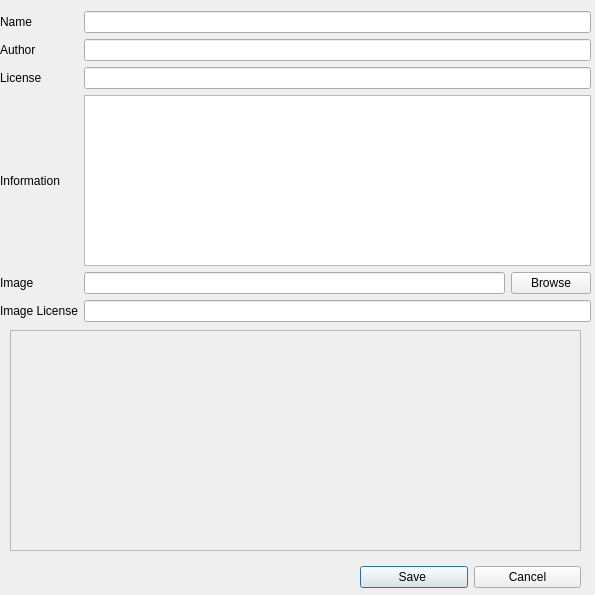
<?xml version="1.0" encoding="UTF-8"?>
<ui version="4.0">
 <class>SoundLibrarySaveDialog_UI</class>
 <widget class="QDialog" name="SoundLibrarySaveDialog_UI">
  <property name="geometry">
   <rect>
    <x>0</x>
    <y>0</y>
    <width>595</width>
    <height>595</height>
   </rect>
  </property>
  <property name="windowTitle">
   <string>Dialog</string>
  </property>
  <widget class="QWidget" name="layoutWidget">
   <property name="geometry">
    <rect>
     <x>360</x>
     <y>560</y>
     <width>221</width>
     <height>35</height>
    </rect>
   </property>
   <layout class="QHBoxLayout">
    <item>
     <widget class="QPushButton" name="saveBtn">
      <property name="text">
       <string>Save </string>
      </property>
     </widget>
    </item>
    <item>
     <widget class="QPushButton" name="m_cancelBtn">
      <property name="text">
       <string>Cancel</string>
      </property>
     </widget>
    </item>
   </layout>
  </widget>
  <widget class="QLabel" name="drumkitImageLabel">
   <property name="geometry">
    <rect>
     <x>10</x>
     <y>330</y>
     <width>571</width>
     <height>221</height>
    </rect>
   </property>
   <property name="palette">
    <palette>
     <active>
      <colorrole role="WindowText">
       <brush brushstyle="SolidPattern">
        <color alpha="0">
         <red>34</red>
         <green>31</green>
         <blue>30</blue>
        </color>
       </brush>
      </colorrole>
     </active>
     <inactive>
      <colorrole role="WindowText">
       <brush brushstyle="SolidPattern">
        <color alpha="0">
         <red>34</red>
         <green>31</green>
         <blue>30</blue>
        </color>
       </brush>
      </colorrole>
     </inactive>
     <disabled>
      <colorrole role="WindowText">
       <brush brushstyle="SolidPattern">
        <color alpha="255">
         <red>144</red>
         <green>141</green>
         <blue>139</blue>
        </color>
       </brush>
      </colorrole>
     </disabled>
    </palette>
   </property>
   <property name="autoFillBackground">
    <bool>true</bool>
   </property>
   <property name="frameShape">
    <enum>QFrame::StyledPanel</enum>
   </property>
   <property name="text">
    <string/>
   </property>
   <property name="scaledContents">
    <bool>false</bool>
   </property>
   <property name="alignment">
    <set>Qt::AlignCenter</set>
   </property>
  </widget>
  <widget class="QWidget" name="">
   <property name="geometry">
    <rect>
     <x>0</x>
     <y>11</y>
     <width>591</width>
     <height>311</height>
    </rect>
   </property>
   <layout class="QFormLayout" name="formLayout">
    <property name="fieldGrowthPolicy">
     <enum>QFormLayout::ExpandingFieldsGrow</enum>
    </property>
    <item row="0" column="0">
     <widget class="QLabel" name="label">
      <property name="sizePolicy">
       <sizepolicy hsizetype="Expanding" vsizetype="Expanding">
        <horstretch>0</horstretch>
        <verstretch>0</verstretch>
       </sizepolicy>
      </property>
      <property name="text">
       <string>Name</string>
      </property>
     </widget>
    </item>
    <item row="0" column="1">
     <widget class="QLineEdit" name="nameTxt">
      <property name="sizePolicy">
       <sizepolicy hsizetype="MinimumExpanding" vsizetype="Fixed">
        <horstretch>0</horstretch>
        <verstretch>0</verstretch>
       </sizepolicy>
      </property>
      <property name="minimumSize">
       <size>
        <width>209</width>
        <height>0</height>
       </size>
      </property>
     </widget>
    </item>
    <item row="1" column="0">
     <widget class="QLabel" name="label_2">
      <property name="sizePolicy">
       <sizepolicy hsizetype="Expanding" vsizetype="Expanding">
        <horstretch>0</horstretch>
        <verstretch>0</verstretch>
       </sizepolicy>
      </property>
      <property name="text">
       <string>Author</string>
      </property>
     </widget>
    </item>
    <item row="1" column="1">
     <widget class="QLineEdit" name="authorTxt">
      <property name="sizePolicy">
       <sizepolicy hsizetype="Expanding" vsizetype="Expanding">
        <horstretch>0</horstretch>
        <verstretch>0</verstretch>
       </sizepolicy>
      </property>
      <property name="minimumSize">
       <size>
        <width>209</width>
        <height>0</height>
       </size>
      </property>
     </widget>
    </item>
    <item row="2" column="0">
     <widget class="QLabel" name="label_4">
      <property name="sizePolicy">
       <sizepolicy hsizetype="Expanding" vsizetype="Expanding">
        <horstretch>0</horstretch>
        <verstretch>0</verstretch>
       </sizepolicy>
      </property>
      <property name="text">
       <string>License</string>
      </property>
      <property name="alignment">
       <set>Qt::AlignLeading|Qt::AlignLeft|Qt::AlignVCenter</set>
      </property>
     </widget>
    </item>
    <item row="2" column="1">
     <widget class="QLineEdit" name="licenseTxt">
      <property name="sizePolicy">
       <sizepolicy hsizetype="Expanding" vsizetype="Expanding">
        <horstretch>0</horstretch>
        <verstretch>0</verstretch>
       </sizepolicy>
      </property>
      <property name="minimumSize">
       <size>
        <width>209</width>
        <height>0</height>
       </size>
      </property>
     </widget>
    </item>
    <item row="3" column="0">
     <widget class="QLabel" name="label_3">
      <property name="sizePolicy">
       <sizepolicy hsizetype="Expanding" vsizetype="Expanding">
        <horstretch>0</horstretch>
        <verstretch>0</verstretch>
       </sizepolicy>
      </property>
      <property name="text">
       <string>Information</string>
      </property>
      <property name="alignment">
       <set>Qt::AlignLeading|Qt::AlignLeft|Qt::AlignVCenter</set>
      </property>
     </widget>
    </item>
    <item row="3" column="1">
     <widget class="QTextEdit" name="infoTxt">
      <property name="sizePolicy">
       <sizepolicy hsizetype="Expanding" vsizetype="Expanding">
        <horstretch>0</horstretch>
        <verstretch>0</verstretch>
       </sizepolicy>
      </property>
      <property name="maximumSize">
       <size>
        <width>16777215</width>
        <height>200</height>
       </size>
      </property>
      <property name="acceptRichText">
       <bool>false</bool>
      </property>
     </widget>
    </item>
    <item row="4" column="0">
     <widget class="QLabel" name="label_5">
      <property name="sizePolicy">
       <sizepolicy hsizetype="Expanding" vsizetype="Expanding">
        <horstretch>0</horstretch>
        <verstretch>0</verstretch>
       </sizepolicy>
      </property>
      <property name="text">
       <string>Image</string>
      </property>
     </widget>
    </item>
    <item row="4" column="1">
     <layout class="QHBoxLayout" name="horizontalLayout">
      <property name="sizeConstraint">
       <enum>QLayout::SetMinimumSize</enum>
      </property>
      <item>
       <widget class="QLineEdit" name="imageText">
        <property name="sizePolicy">
         <sizepolicy hsizetype="Expanding" vsizetype="Expanding">
          <horstretch>0</horstretch>
          <verstretch>0</verstretch>
         </sizepolicy>
        </property>
        <property name="minimumSize">
         <size>
          <width>209</width>
          <height>0</height>
         </size>
        </property>
        <property name="maximumSize">
         <size>
          <width>999999</width>
          <height>31</height>
         </size>
        </property>
        <property name="text">
         <string/>
        </property>
       </widget>
      </item>
      <item>
       <widget class="QPushButton" name="imageBrowsePushButton">
        <property name="maximumSize">
         <size>
          <width>120</width>
          <height>16777215</height>
         </size>
        </property>
        <property name="text">
         <string>Browse</string>
        </property>
       </widget>
      </item>
     </layout>
    </item>
    <item row="5" column="0">
     <widget class="QLabel" name="label_6">
      <property name="sizePolicy">
       <sizepolicy hsizetype="MinimumExpanding" vsizetype="Expanding">
        <horstretch>0</horstretch>
        <verstretch>0</verstretch>
       </sizepolicy>
      </property>
      <property name="text">
       <string>Image License</string>
      </property>
     </widget>
    </item>
    <item row="5" column="1">
     <widget class="QLineEdit" name="imageLicenseText">
      <property name="sizePolicy">
       <sizepolicy hsizetype="Expanding" vsizetype="Fixed">
        <horstretch>0</horstretch>
        <verstretch>0</verstretch>
       </sizepolicy>
      </property>
      <property name="minimumSize">
       <size>
        <width>209</width>
        <height>0</height>
       </size>
      </property>
     </widget>
    </item>
   </layout>
  </widget>
 </widget>
 <tabstops>
  <tabstop>nameTxt</tabstop>
  <tabstop>authorTxt</tabstop>
  <tabstop>licenseTxt</tabstop>
  <tabstop>infoTxt</tabstop>
 </tabstops>
 <resources/>
 <connections>
  <connection>
   <sender>m_cancelBtn</sender>
   <signal>clicked()</signal>
   <receiver>SoundLibrarySaveDialog_UI</receiver>
   <slot>reject()</slot>
   <hints>
    <hint type="sourcelabel">
     <x>121</x>
     <y>220</y>
    </hint>
    <hint type="destinationlabel">
     <x>51</x>
     <y>196</y>
    </hint>
   </hints>
  </connection>
 </connections>
</ui>
